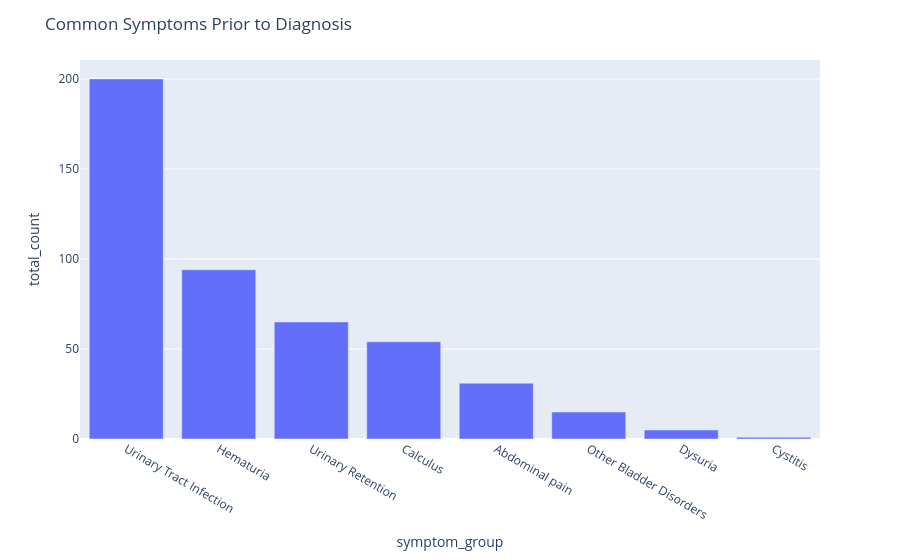

Source (notebook cell):
### Code cell
# Getting the top Relevant symptoms seen
# Obtained by searching the relevant visits and only those in the top 10 ranking for the visits

top_symptoms = (
    diagnoses
    .filter( col("visit_type")=="SYMPTOM")
    .join(
        broadcast(icd_codes.filter(col("status") == "RELEVANT")), #broadcast join on filtered dataset
        on=["icd_code","icd_version"],
        how="inner"
    )
    .where(col("ranking") <= 10)
    .withColumn("symptom_group",
                when(F.map_contains_key(symptom_map,col("icd_code")), symptom_map[col("icd_code")])
                .otherwise("Not in List"))
    .groupBy("symptom_group") # decided to just go for top 10, will figure out
    .agg(
        count("*").alias("total_count"),
        count_distinct("subject_id").alias("distinct_patients")
)
    .drop("icd_code","icd_version","status")
    .sort("total_count", ascending=False)
)

top_symptoms.show(10, truncate=False)
fig_top_symptoms= top_symptoms.plot.bar(x="symptom_group", y="total_count").update_layout(title_text="Common Symptoms Prior to Diagnosis")

fig_top_symptoms.show()

### Figure 1 — Plotly figure (JSON) as saved in the notebook; plotly's stock layout.template omitted (floating-point values rounded to 4 significant figures)
{"data": [{"hovertemplate": "symptom_group=%{x}<br>total_count=%{y}<extra></extra>", "legendgroup": "", "marker": {"color": "#636efa", "pattern": {"shape": ""}}, "name": "", "orientation": "v", "showlegend": false, "textposition": "auto", "type": "bar", "x": ["Urinary Tract Infection", "Hematuria", "Urinary Retention", "Calculus", "Abdominal pain", "Other Bladder Disorders", "Dysuria", "Cystitis"], "xaxis": "x", "y": [200, 94, 65, 54, 31, 15, 5, 1], "yaxis": "y"}], "layout": {"barmode": "relative", "legend": {"tracegroupgap": 0}, "margin": {"t": 60}, "title": {"text": "Common Symptoms Prior to Diagnosis"}, "xaxis": {"anchor": "y", "domain": [0, 1], "title": {"text": "symptom_group"}}, "yaxis": {"anchor": "x", "domain": [0, 1], "title": {"text": "total_count"}}}}
